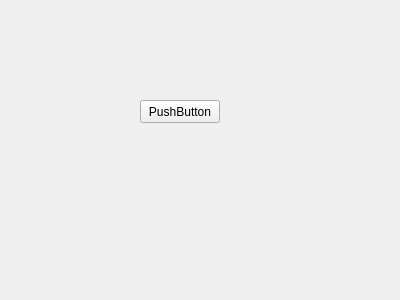
<?xml version="1.0" encoding="UTF-8"?>
<ui version="4.0">
 <class>Blink</class>
 <widget class="QWidget" name="Blink">
  <property name="geometry">
   <rect>
    <x>0</x>
    <y>0</y>
    <width>400</width>
    <height>300</height>
   </rect>
  </property>
  <property name="windowTitle">
   <string>Form</string>
  </property>
  <widget class="QPushButton" name="pushButton">
   <property name="geometry">
    <rect>
     <x>140</x>
     <y>100</y>
     <width>80</width>
     <height>23</height>
    </rect>
   </property>
   <property name="text">
    <string>PushButton</string>
   </property>
  </widget>
 </widget>
 <resources/>
 <connections/>
</ui>
